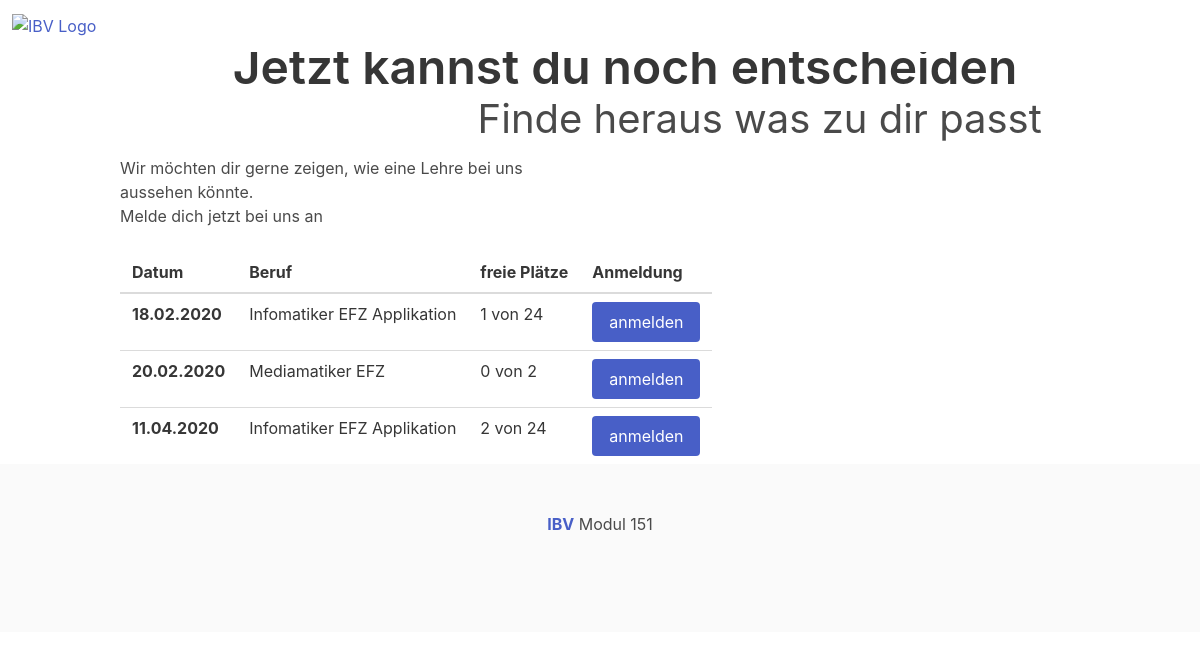
The page / on the database its author committed.
### tables this page shows
CREATE TABLE `event` (
  `IDEvent` int(11) NOT NULL COMMENT 'PK',
  `Datum` varchar(10) NOT NULL COMMENT 'dd/mm/yyyy',
  `Beruf` varchar(28) NOT NULL COMMENT 'Infomatiker EFZ Applikation/Mediamtiker EFZ',
  `freiePlaetze` int(11) NOT NULL,
  `MaxPlaetze` int(11) NOT NULL
);

### index.php (the view, shortened to what this page needs)
<!DOCTYPE html>
<html>
	<head>
		<link rel="stylesheet" href="bulma-0.8.0\css\bulma.min.css">
		<link rel="stylesheet" href="bulma-0.8.0\css\bulma.css">
	</head>
	<body>
		<?php
			$servername = "127.0.0.1";
			$username = "root";
			$password = "";
			$dbname = "m151";
		?>
		<nav class="navbar" color="grey-light">
		  <div class="navbar-brand">
			<a class="navbar-item" href="http://localhost/m151/index.php">
			  <img src="Bilder\Logo.png" alt="IBV Logo">
			</a>
		  </div>
		</nav>
		<div class="columns">
		  <div class="column is-one-fifth"></div>
		  <div <p class="title is-1">Jetzt kannst du noch entscheiden</p></div>
		</div>
		<div class="columns">
		  <div class="column is-two-fifths"></div>
		  <p class="subtitle is-2">Finde heraus was zu dir passt </p>
		</div>
		<p style="margin-left:10%;">
		Wir möchten dir gerne zeigen, wie eine Lehre bei uns</br>
		aussehen könnte.</br>
		Melde dich jetzt bei uns an</br></br>
		</p>
		<div>
			<table class="table">
				<thead>
					<tr>
					  <th>Datum</th>
					  <th>Beruf</th>
					  <th>freie Plätze</th>
					  <th>Anmeldung</th>
					</tr>
				</thead>
				<tbody>
					<?php
					$conn = new mysqli($servername, $username, $password, $dbname);
					$sql = "SELECT * FROM event";
					$result = $conn->query($sql);
					if ($result->num_rows > 0) {
						while($row = $result->fetch_assoc()) {
							echo "
							  <th>".$row['Datum']."</th>
							  <td>".$row['Beruf']."</td>
							  <td>".$row['freiePlaetze']." von ".$row['MaxPlaetze']." </td>
							  <td><a href='http://localhost/m151/schnupperlehreFormular.php?apprenticeship=" . $row['Beruf'] . "&date=" . $row['Datum'] . "'>
							  <input class='button is-link' type='submit' value='anmelden' /></a>
							</td>
							</tr>
							" ;
						}
					}
					?>
				</tbody>
			</table>
		</div>
		<footer class="footer">
		  <div class="content has-text-centered">
			<p>
			  <strong><a href="https://www.ibv.com">IBV</a></strong> Modul 151
			</p>
		  </div>
		</footer>
	</body>
</html>

### index.php (style rules this page uses)
.table { margin-left:10%; }

### rows shown on the page
event: Datum "18.02.2020", Beruf "Infomatiker EFZ Applikation", freiePlaetze "1", MaxPlaetze "24"
event: Datum "20.02.2020", Beruf "Mediamatiker EFZ", freiePlaetze "0", MaxPlaetze "2"
event: Datum "11.04.2020", Beruf "Infomatiker EFZ Applikation", freiePlaetze "2", MaxPlaetze "24"
